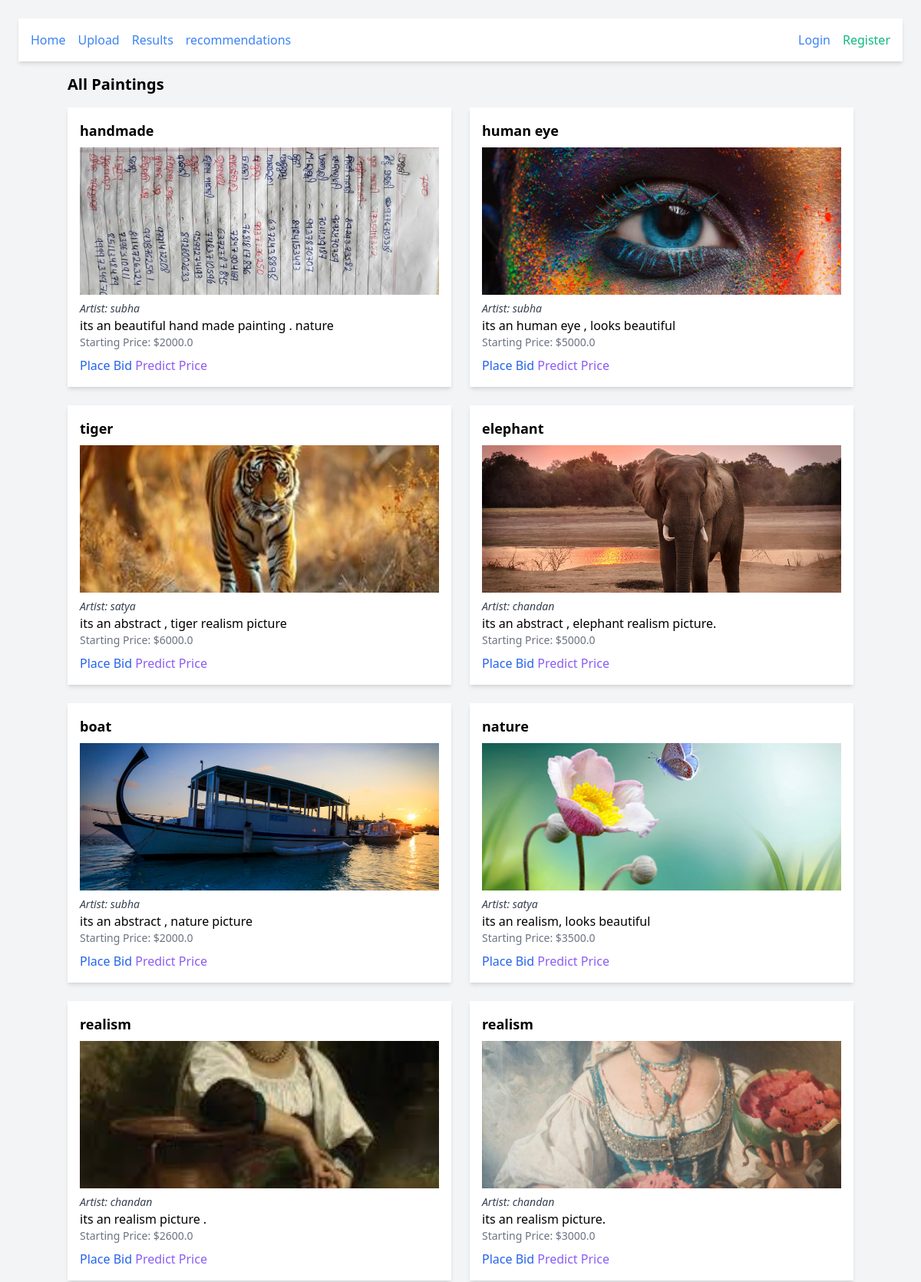
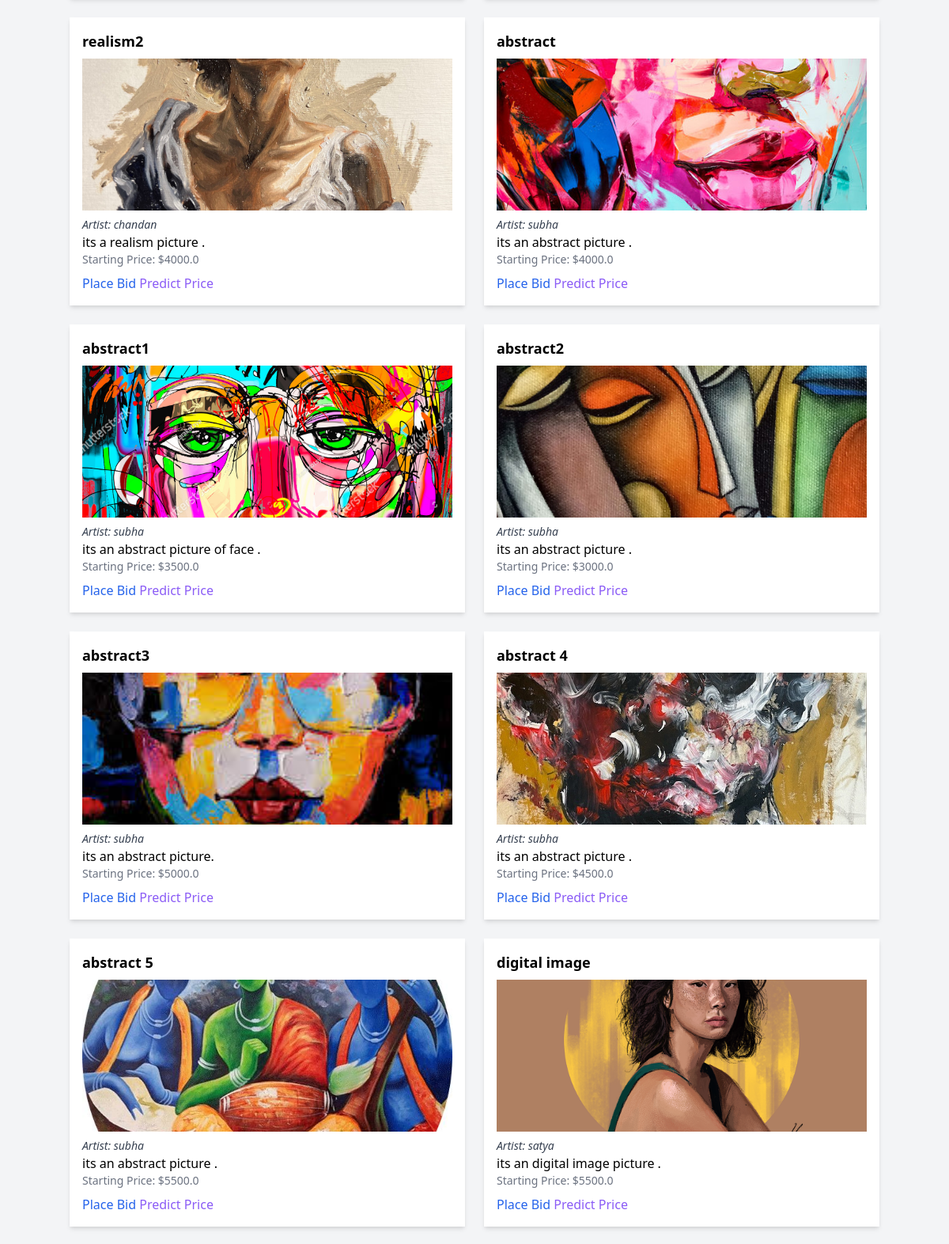
The page / (upper part) on the database its author committed (2 pictures, top to bottom).
### auctions/models.py (models this page shows)
class Painting(models.Model):
    artist = models.ForeignKey(Artist, on_delete=models.CASCADE)
    title = models.CharField(max_length=100)
    description = models.TextField()
    style = models.CharField(max_length=100)
    starting_price = models.FloatField()
    image = models.ImageField(upload_to='paintings/')
    date_uploaded = models.DateTimeField(auto_now_add=True)

class Artist(models.Model):
    user = models.OneToOneField(User, on_delete=models.CASCADE)
    reputation = models.FloatField(default=0.0)

### auctions/views.py (the view)
# urls.py: path('', views.painting_list, name='painting_list'),
def painting_list(request):
    paintings = Painting.objects.all()
    return render(request, 'painting_list.html', {'paintings': paintings})

### templates/painting_list.html (shortened to what this page needs)
{% extends 'base.html' %}
{% block content %}
  <h2 class="text-xl font-bold mb-4">All Paintings</h2>
  <div class="grid grid-cols-1 md:grid-cols-2 gap-6">
    {% for painting in paintings %}
      <div class="bg-white shadow-md p-4">
        <h3 class="font-bold text-lg">{{ painting.title }}</h3>
        <img src="{{ painting.image.url }}" class="w-full h-48 object-cover my-2">
        <p class="text-sm text-gray-700 italic">Artist: {{ painting.artist.user }}</p>
        <p>{{ painting.description }}</p>
        <p class="text-sm text-gray-500">Starting Price: ${{ painting.starting_price }}</p>
        <a href="{% url 'place_bid' painting.id %}" class="text-blue-600">Place Bid</a>
        <button data-id="{{ painting.id }}" onclick="predictPrice(this)" class="text-purple-500 mt-2">Predict Price</button>
      </div>
    {% endfor %}
  </div>
{% endblock %}

### rows shown on the page
Painting: title "handmade", image (picture), artist.user "subha", description "its an beautiful hand made painting . nature", starting_price "2000.0"
Painting: title "human eye", image (picture), artist.user "subha", description "its an human eye , looks beautiful", starting_price "5000.0"
Painting: title "tiger", image (picture), artist.user "satya", description "its an abstract , tiger realism picture", starting_price "6000.0"
Painting: title "elephant", image (picture), artist.user "chandan", description "its an abstract , elephant realism picture.", starting_price "5000.0"
Painting: title "boat", image (picture), artist.user "subha", description "its an abstract , nature picture", starting_price "2000.0"
Painting: title "nature", image (picture), artist.user "satya", description "its an realism, looks beautiful", starting_price "3500.0"
Painting: title "realism", image (picture), artist.user "chandan", description "its an realism picture .", starting_price "2600.0"
Painting: title "realism", image (picture), artist.user "chandan", description "its an realism picture.", starting_price "3000.0"
Painting: title "realism2", image (picture), artist.user "chandan", description "its a realism picture .", starting_price "4000.0"
Painting: title "abstract", image (picture), artist.user "subha", description "its an abstract picture .", starting_price "4000.0"
Painting: title "abstract1", image (picture), artist.user "subha", description "its an abstract picture of face .", starting_price "3500.0"
Painting: title "abstract2", image (picture), artist.user "subha", description "its an abstract picture .", starting_price "3000.0"
Painting: title "abstract3", image (picture), artist.user "subha", description "its an abstract picture.", starting_price "5000.0"
Painting: title "abstract 4", image (picture), artist.user "subha", description "its an abstract picture .", starting_price "4500.0"
Painting: title "abstract 5", image (picture), artist.user "subha", description "its an abstract picture .", starting_price "5500.0"
Painting: title "digital image", image (picture), artist.user "satya", description "its an digital image picture .", starting_price "5500.0"
